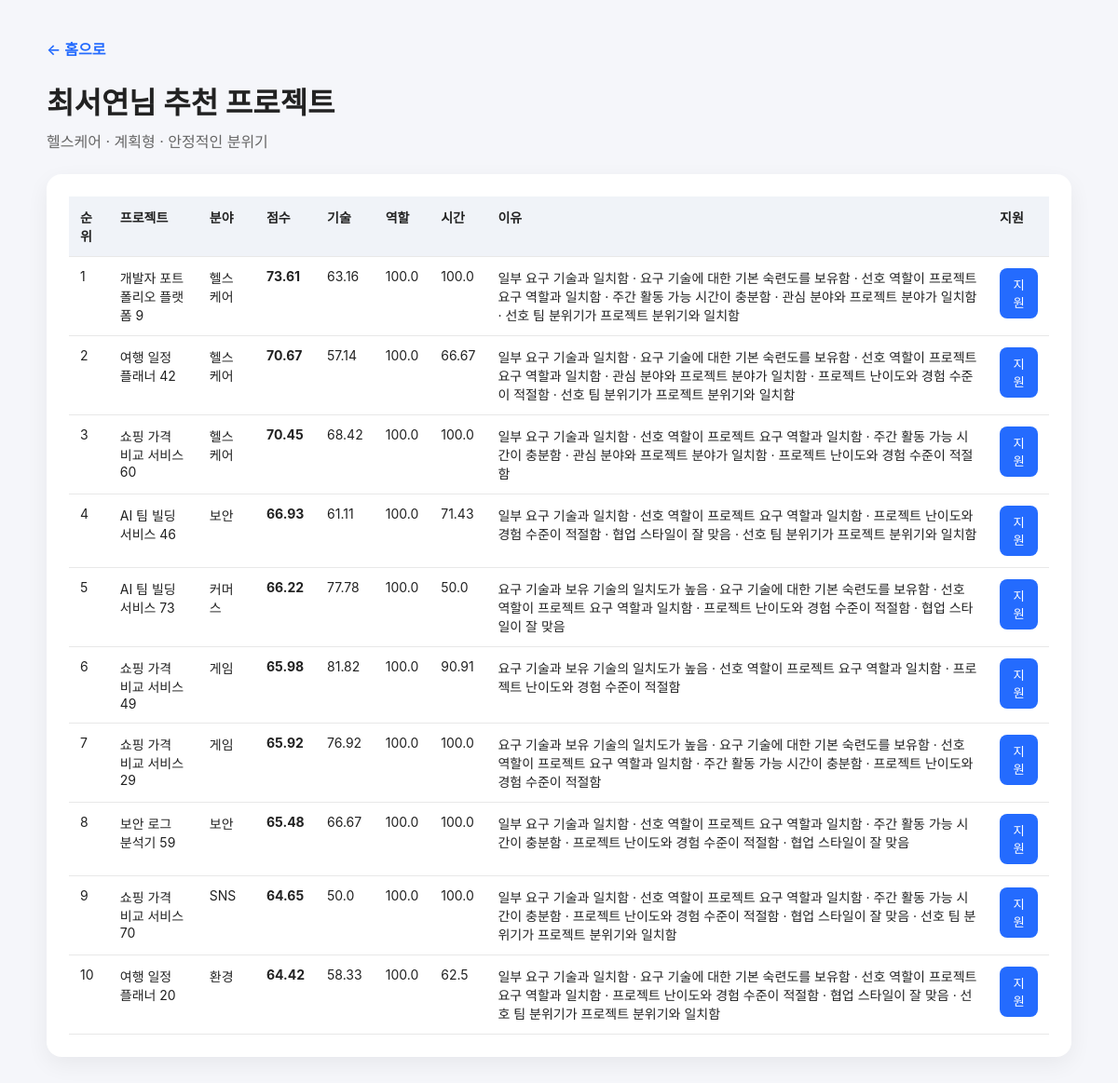
/web/users/1/recommendations, run on the app's committed database.
### app/models.py (models this page shows)
class User(Base):
    __tablename__ = "users"
    id: Mapped[int] = mapped_column(Integer, primary_key=True, index=True)
    name: Mapped[str] = mapped_column(String(50), nullable=False)
    email: Mapped[str] = mapped_column(String(100), unique=True, index=True, nullable=False)
    bio: Mapped[str | None] = mapped_column(Text)
    experience_level: Mapped[int] = mapped_column(Integer, nullable=False)
    available_hours: Mapped[int] = mapped_column(Integer, nullable=False)
    collaboration_style: Mapped[str] = mapped_column(String(30), nullable=False)
    preferred_role_id: Mapped[int] = mapped_column(ForeignKey("roles.id"), nullable=False)
    interest_domain: Mapped[str] = mapped_column(String(50), nullable=False)
    preferred_team_atmosphere: Mapped[str] = mapped_column(String(50), nullable=False)
    preferred_role = relationship("Role")
    skills = relationship("UserSkill", back_populates="user")

class Project(Base):
    __tablename__ = "projects"
    id: Mapped[int] = mapped_column(Integer, primary_key=True, index=True)
    creator_id: Mapped[int] = mapped_column(ForeignKey("users.id"), nullable=False)
    title: Mapped[str] = mapped_column(String(100), nullable=False)
    description: Mapped[str | None] = mapped_column(Text)
    domain: Mapped[str] = mapped_column(String(50), nullable=False)
    difficulty: Mapped[int] = mapped_column(Integer, nullable=False)
    required_hours: Mapped[int] = mapped_column(Integer, nullable=False)
    max_members: Mapped[int] = mapped_column(Integer, nullable=False)
    team_atmosphere: Mapped[str] = mapped_column(String(50), nullable=False)
    desired_collaboration_style: Mapped[str] = mapped_column(String(50), nullable=False, default="계획형")
    creator = relationship("User")
    skills = relationship("ProjectSkill", back_populates="project")
    roles = relationship("ProjectRole", back_populates="project")

### app/main.py (the view)
@app.get("/web/users/{user_id}/recommendations", response_class=HTMLResponse)
def web_recommend_projects(request: Request, user_id: int, top_n: int = 10, db: Session = Depends(get_db)):
    user = db.get(models.User, user_id)
    if not user:
        raise HTTPException(status_code=404, detail="사용자를 찾을 수 없습니다.")
    results = recommend_projects_for_user(db, user_id, top_n)
    return templates.TemplateResponse("user_recommendations.html", {
        "request": request,
        "user": user,
        "results": results,
    })

### app/templates/user_recommendations.html (shortened to what this page needs)
<!DOCTYPE html>
<html lang="ko">
<head>
    <link rel="stylesheet" href="/static/style.css" />
</head>
<body>
<main class="container">
    <a href="/">← 홈으로</a>
    <h1>{{ user.name }}님 추천 프로젝트</h1>
    <p class="sub">{{ user.interest_domain }} · {{ user.collaboration_style }} · {{ user.preferred_team_atmosphere }}</p>
    <section class="card">
        <table>
            <thead>
                <tr>
                    <th>순위</th><th>프로젝트</th><th>분야</th><th>점수</th><th>기술</th><th>역할</th><th>시간</th><th>이유</th><th>지원</th>
                </tr>
            </thead>
            <tbody>
                {% for r in results %}
                <tr>
                    <td>{{ loop.index }}</td>
                    <td>{{ r.title }}</td>
                    <td>{{ r.domain }}</td>
                    <td><strong>{{ r.score }}</strong></td>
                    <td>{{ r.skill_score }}</td>
                    <td>{{ r.role_score }}</td>
                    <td>{{ r.time_score }}</td>
                    <td>{{ r.reason }}</td>
                    <td>
                        <form method="post" action="/web/applications">
                            <button type="submit">지원</button>
                        </form>
                    </td>
                </tr>
                {% endfor %}
            </tbody>
        </table>
    </section>
</main>
</body>
</html>

### app/static/style.css (style rules this page uses)
body { margin: 0; background: #f5f6fa; color: #222; font-family: -apple-system, BlinkMacSystemFont, "Segoe UI", sans-serif; }
.container { width: min(1100px, calc(100% - 32px)); margin: 40px auto; }
h1 { margin-bottom: 8px; }
.sub { color: #666; margin-top: 0; }
.card { background: white; border-radius: 16px; padding: 24px; margin: 24px 0; box-shadow: 0 8px 24px rgba(0,0,0,0.06); }
a { color: #246bfe; text-decoration: none; font-weight: 600; }
table { width: 100%; border-collapse: collapse; font-size: 14px; }
th, td { border-bottom: 1px solid #e8e8e8; padding: 12px; text-align: left; vertical-align: top; }
th { background: #f0f3f8; }
button { border: 0; border-radius: 8px; background: #246bfe; color: white; padding: 8px 12px; cursor: pointer; }

### data on the page
User: name "최서연", interest_domain "헬스케어", collaboration_style "계획형", preferred_team_atmosphere "안정적인 분위기"
Project: title "개발자 포트폴리오 플랫폼 9", domain "헬스케어", score "73.61", skill_score "63.16", role_score "100.0", time_score "100.0", reason "일부 요구 기술과 일치함 · 요구 기술에 대한 기본 숙련도를 보유함 · 선호 역할이 프로젝트 요구 역할과 일치함 · 주간 활동 가능 시간이 충분함 · 관심 분야와 프로젝트 분야가 일치함 · 선호 팀 분위기가 프로젝트 분위기와 일치함"
Project: title "여행 일정 플래너 42", domain "헬스케어", score "70.67", skill_score "57.14", role_score "100.0", time_score "66.67", reason "일부 요구 기술과 일치함 · 요구 기술에 대한 기본 숙련도를 보유함 · 선호 역할이 프로젝트 요구 역할과 일치함 · 관심 분야와 프로젝트 분야가 일치함 · 프로젝트 난이도와 경험 수준이 적절함 · 선호 팀 분위기가 프로젝트 분위기와 일치함"
Project: title "쇼핑 가격 비교 서비스 60", domain "헬스케어", score "70.45", skill_score "68.42", role_score "100.0", time_score "100.0", reason "일부 요구 기술과 일치함 · 선호 역할이 프로젝트 요구 역할과 일치함 · 주간 활동 가능 시간이 충분함 · 관심 분야와 프로젝트 분야가 일치함 · 프로젝트 난이도와 경험 수준이 적절함"
Project: title "AI 팀 빌딩 서비스 46", domain "보안", score "66.93", skill_score "61.11", role_score "100.0", time_score "71.43", reason "일부 요구 기술과 일치함 · 선호 역할이 프로젝트 요구 역할과 일치함 · 프로젝트 난이도와 경험 수준이 적절함 · 협업 스타일이 잘 맞음 · 선호 팀 분위기가 프로젝트 분위기와 일치함"
Project: title "AI 팀 빌딩 서비스 73", domain "커머스", score "66.22", skill_score "77.78", role_score "100.0", time_score "50.0", reason "요구 기술과 보유 기술의 일치도가 높음 · 요구 기술에 대한 기본 숙련도를 보유함 · 선호 역할이 프로젝트 요구 역할과 일치함 · 프로젝트 난이도와 경험 수준이 적절함 · 협업 스타일이 잘 맞음"
Project: title "쇼핑 가격 비교 서비스 49", domain "게임", score "65.98", skill_score "81.82", role_score "100.0", time_score "90.91", reason "요구 기술과 보유 기술의 일치도가 높음 · 선호 역할이 프로젝트 요구 역할과 일치함 · 프로젝트 난이도와 경험 수준이 적절함"
Project: title "쇼핑 가격 비교 서비스 29", domain "게임", score "65.92", skill_score "76.92", role_score "100.0", time_score "100.0", reason "요구 기술과 보유 기술의 일치도가 높음 · 요구 기술에 대한 기본 숙련도를 보유함 · 선호 역할이 프로젝트 요구 역할과 일치함 · 주간 활동 가능 시간이 충분함 · 프로젝트 난이도와 경험 수준이 적절함"
Project: title "보안 로그 분석기 59", domain "보안", score "65.48", skill_score "66.67", role_score "100.0", time_score "100.0", reason "일부 요구 기술과 일치함 · 선호 역할이 프로젝트 요구 역할과 일치함 · 주간 활동 가능 시간이 충분함 · 프로젝트 난이도와 경험 수준이 적절함 · 협업 스타일이 잘 맞음"
Project: title "쇼핑 가격 비교 서비스 70", domain "SNS", score "64.65", skill_score "50.0", role_score "100.0", time_score "100.0", reason "일부 요구 기술과 일치함 · 선호 역할이 프로젝트 요구 역할과 일치함 · 주간 활동 가능 시간이 충분함 · 프로젝트 난이도와 경험 수준이 적절함 · 협업 스타일이 잘 맞음 · 선호 팀 분위기가 프로젝트 분위기와 일치함"
Project: title "여행 일정 플래너 20", domain "환경", score "64.42", skill_score "58.33", role_score "100.0", time_score "62.5", reason "일부 요구 기술과 일치함 · 요구 기술에 대한 기본 숙련도를 보유함 · 선호 역할이 프로젝트 요구 역할과 일치함 · 프로젝트 난이도와 경험 수준이 적절함 · 협업 스타일이 잘 맞음 · 선호 팀 분위기가 프로젝트 분위기와 일치함"
